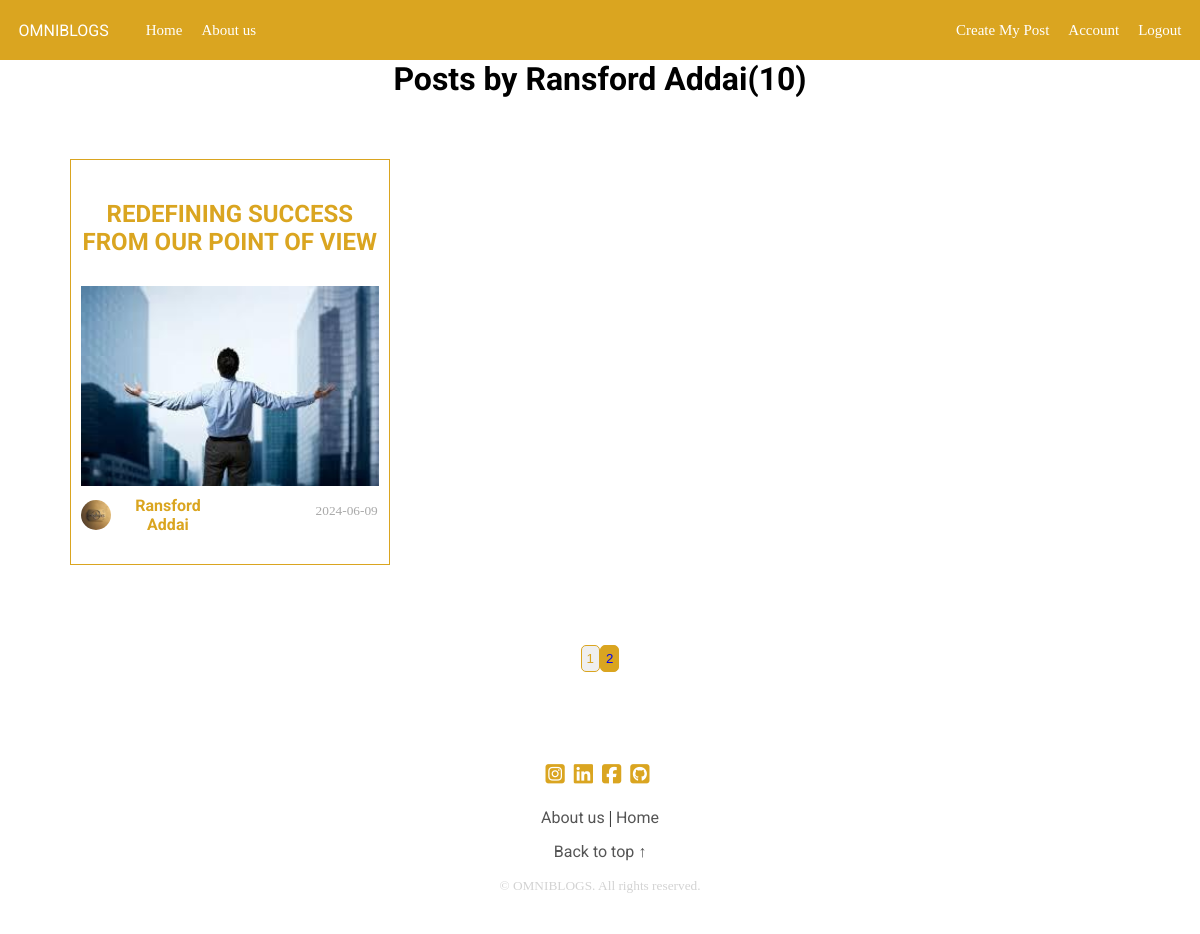
/user/Ransford Addai?page=2 (signed in), run on the app's committed database.
### flaskblog/models.py (models this page shows, shortened)
class User(db.Model, UserMixin):
    id = db.Column(db.Integer, primary_key=True)
    username=db.Column(db.String(50), nullable=False, unique=True)
    email=db.Column(db.String(120), nullable=False, unique=True)
    image_file=db.Column(db.String(20), nullable=False, default='default.jpg')
    password=db.Column(db.String(100), nullable=False)
    author=db.relationship('Post', backref='author', lazy=True)

class Post(db.Model):
    id = db.Column(db.Integer, primary_key=True)
    title=db.Column(db.String(100), nullable=False)
    content=db.Column(db.Text, nullable=False)
    image_file = db.Column(db.String(20), nullable=False, default='default_post.jpg')
    date_posted=db.Column(db.DateTime, nullable=False, default=datetime.utcnow)
    user_id=db.Column(db.Integer, db.ForeignKey('user.id'), nullable=False)

### flaskblog/users/routes.py (the view)
@users.route("/user/<string:username>")
def user_posts(username):
    page = request.args.get('page', 1, type=int)
    user = User.query.filter_by(username=username).first_or_404()
    posts = Post.query.filter_by(author=user).order_by(Post.date_posted.desc()).paginate(per_page=9, page=page)
    return render_template('user_posts.html', posts=posts, user=user, title='User Posts')

### flaskblog/models.py (called while the page is built)
@loginmanager.user_loader
def load_user(user_id):
    return db.session.get(User, int(user_id))

### flaskblog/users/routes.py (called while the page is built)
@users.before_request
def session_time_checkout():
    if current_user.is_authenticated:
        session.modified = True
    elif request.endpoint not in ['users.login', 'users.register', 'users.reset_request']:
        flash('Your session has expired, please log in again', 'warning')
        return redirect(url_for('users.login'))

@users.context_processor
def inject_current_year():
    return {'current_year': datetime.utcnow().year}

### flaskblog/templates/user_posts.html
{% extends 'layout.html' %}
{% block content %}
    <div class="user-posts-container" id="up-top"><h1 class="user-posts">Posts by {{ user.username }}({{ posts.total }})</h1></div>
    <div class="user-content">
        {% for post in posts.items %}
            <div class="user-container">
                <h2 class="user-title"><a href="{{ url_for('posts.post', post_id=post.id) }}" class="user-title-link">{{ post.title }}</a></h2>
                {% if post.image_file %}
                    <img class="user-post-imaged" src="{{ url_for('static', filename='post_pics/' + post.image_file) }}" lazy="loading" alt="Post image">
                {% endif %}
                <div class="user-aut-dte-img">
                    <img src="{{ url_for('static', filename='profile_pics/' + post.author.image_file) }}" lazy="loading" class="user-pro-pic" alt="Author Profile picture">
                    <div class="user-aut-container"><a href="{{ url_for('users.user_posts', username=post.author.username) }}" class="user-aut">{{ post.author.username }}</a></div>
                    <div class="user-date-container"><small class="user-date">{{ post.date_posted.strftime('%Y-%m-%d') }}</small></div>
                </div>
            </div>
        {% endfor %}
    </div>
        <div class="user-pagination-container">
            {% for page_num in posts.iter_pages(left_edge=1, right_edge=1, left_current=1, right_current=2) %}
                {% if page_num %}
                    {% if posts.page == page_num %}
                        <button class="user-pag-main-button"><a class="user-pag-main-link" href="{{ url_for('users.user_posts', username=user.username, page=page_num) }}">{{ page_num }}</a></button>
                    {% else %}
                        <button class="user-pag-button"><a class="user-pag-link" href="{{ url_for('users.user_posts', username=user.username, page=page_num) }}">{{ page_num }}</a></button>
                    {% endif %}
                {% else %}
                    ...
                {% endif %}
            {% endfor %}
        </div>
        <footer>
            <div class="user_posts-footer-container">
                <div class="home-social-channels">
                    <a href="https://www.instagram.com/addai_325/" target="_blank" class="home-ig"><i class="fa-brands fa-square-instagram"></i></a>
                    <a href="https://www.linkedin.com/in/ransford-addai-72b30b280/" class="home-In" target="_blank"><i class="fa-brands fa-linkedin"></i></a>
                    <a href="https://web.facebook.com/ransford.addai.96" target="_blank" class="home-fb"><i class="fa-brands fa-square-facebook"></i></a>
                    <a href="https://github.com/Addai325" target="_blank" class="home-github"><i class="fa-brands fa-square-github"></i></a>
                </div>
                <div class="home-nav-links">
                    <a href="{{ url_for('main.about') }}" class="home-abt-lnk">About us</a>  |
                    <a href="{{ url_for('main.home') }}" class="home-hme-lnk">Home</a>
                    <a href="#up-top" class="home-bttop-link">Back to top &uarr;</a>
                </div>
                <div class="home-copyright">
                    <small class="the-home-copyright">&copy; {{ curreny_year }} OMNIBLOGS. All rights reserved.</small>
                </div>
            </div>
        </footer>
{% endblock content %}

### flaskblog/static/home.css (style rules this page uses)
@media (min-width:769px) { body { margin: 0; } }
@media (min-width:769px) { .home-social-channels { margin-bottom: 20px; } }
@media (min-width:769px) { .home-fb,.home-In, .home-github, .home-ig { text-decoration: none; color: goldenrod; font-size: 22px; margin-right: 5px; } }
@media (min-width:769px) { .home-nav-links { margin-bottom: 15px; } }
@media (min-width:769px) { .home-abt-lnk , .home-hme-lnk, .home-bttop-link { text-decoration: none; color: #555; font-family: roboto; } }
@media (min-width:769px) { .home-bttop-link { display: block; margin-top: 15px; } }
@media (min-width:769px) { .the-home-copyright { color: lightgray; } }

### flaskblog/static/main.css (style rules this page uses)
@media (min-width:769px) { body { margin: 0; } }

### flaskblog/static/about.css (style rules this page uses)
@media (min-width:769px) { body { margin: 0; } }
@media (min-width:769px) { .home-social-channels { margin-bottom: 20px; } }
@media (min-width:769px) { .home-fb,.home-In, .home-github, .home-ig { text-decoration: none; color: goldenrod; font-size: 22px; margin-right: 5px; } }
@media (min-width:769px) { .home-nav-links { margin-bottom: 15px; } }
@media (min-width:769px) { .home-abt-lnk , .home-hme-lnk, .home-bttop-link { text-decoration: none; color: #555; font-family: roboto; } }
@media (min-width:769px) { .home-bttop-link { display: block; margin-top: 15px; } }
@media (min-width:769px) { .the-home-copyright { color: lightgray; } }

### flaskblog/static/register.css (style rules this page uses)
@media (min-width:769px) { body { margin: 0; } }

### flaskblog/static/login.css (style rules this page uses)
@media (min-width:769px) { body { margin: 0; } }

### flaskblog/static/account.css (style rules this page uses)
@media (min-width:769px) { body { margin: 0; } }

### flaskblog/static/create_post.css (style rules this page uses)
@media (min-width:769px) { body { margin: 0; } }

### flaskblog/static/post.css (style rules this page uses)
@media (min-width:769px) { body { margin: 0; } }
@media (min-width:769px) { .home-social-channels { margin-bottom: 20px; } }
@media (min-width:769px) { .home-fb,.home-In, .home-github, .home-ig { text-decoration: none; color: goldenrod; font-size: 22px; margin-right: 5px; } }
@media (min-width:769px) { .home-nav-links { margin-bottom: 15px; } }
@media (min-width:769px) { .home-abt-lnk , .home-hme-lnk, .home-bttop-link { text-decoration: none; color: #555; font-family: roboto; } }
@media (min-width:769px) { .home-bttop-link { display: block; margin-top: 15px; } }
@media (min-width:769px) { .the-home-copyright { color: lightgray; } }

### flaskblog/static/errors.css (style rules this page uses)
@media (min-width:769px) { body { margin: 0; } }

### data on the page
User: username "Ransford Addai"
Post: title "REDEFINING SUCCESS FROM OUR POINT OF VIEW", image_file (picture), author.username "Ransford Addai", date_posted "2024-06-09"

### other printed values
{{ posts.total }} "10"
{{ page_num }} "1"
{{ page_num }} "2"
